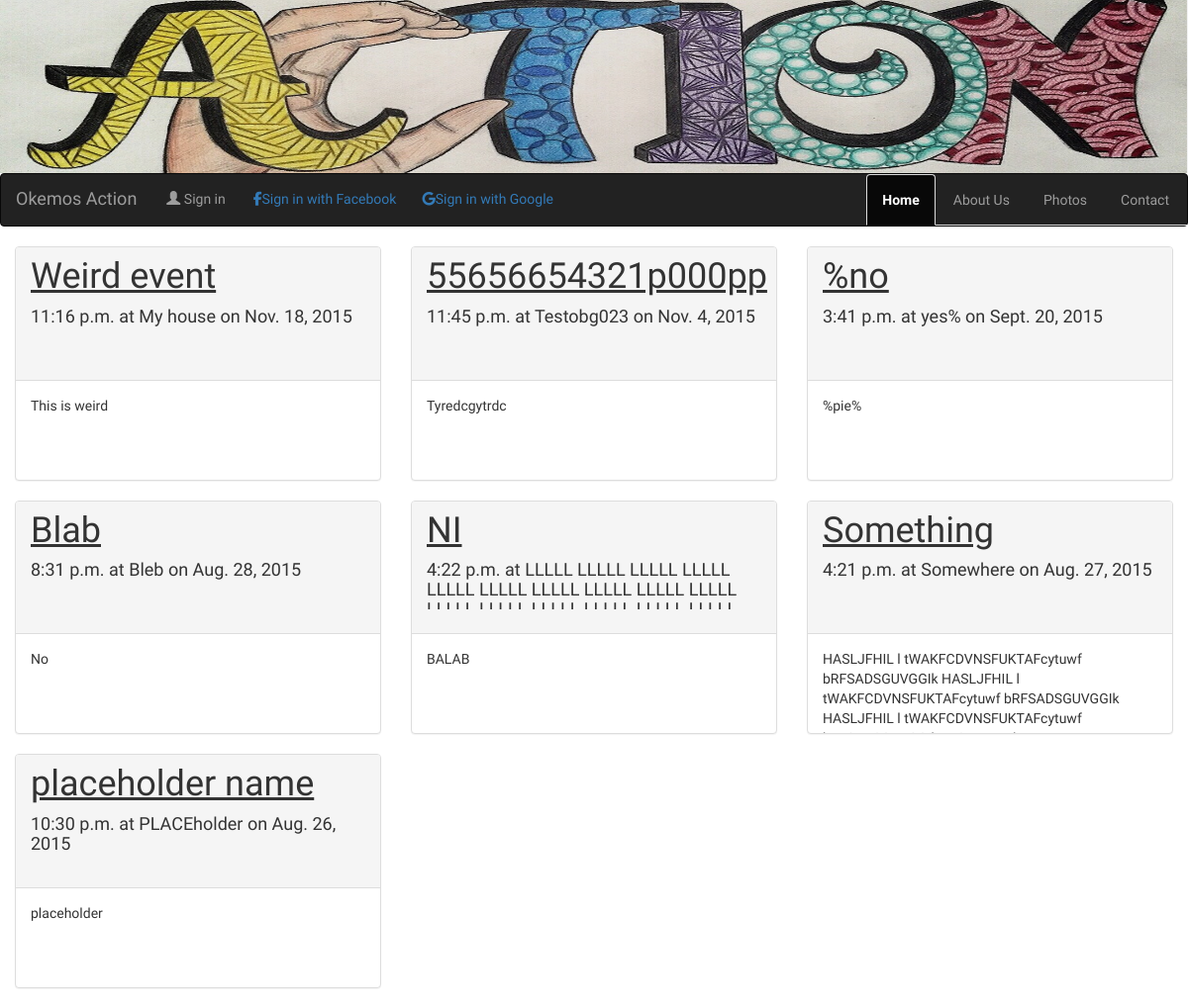
The page / on the database its author committed.
### events/models.py (models this page shows, shortened)
class Event(models.Model):
    date = models.DateTimeField("Date of Event")
    place = models.CharField(max_length = 1000)
    name = models.CharField(max_length = 255)
    desc = models.CharField(max_length = 10000, null = True)
    pub_date = models.DateTimeField("Date when people can sign up")
    signed_up = models.ManyToManyField(User, blank = True)

### events/views.py (the view)
# urls.py: url(r'^$', views.index, name='index'),
def index(request):
    context = {"events_" : Event.objects.filter(date__lte=timezone.now()).order_by('-pub_date')}
    return render(request, 'home.html', context)

### sign_up/templates/home.html (shortened to what this page needs)
{% extends "base.html" %}
{% block pagename %} Home {% endblock %}
{% block content %}
    <div class="row cards">
        {% for event in events_ %}
            <div class="col-sm-6 col-md-4 col-xs-12" data-href="detail/{{event.id}}">
              <div class="panel panel-default">
                <div class="panel-heading">
                  <h1 class="panel-title lg-title"><a href="detail/{{event.id}}" style="text-decoration: underline">{{event.name}}</a></h1>
                  <h4 class="fixed-info">{{event.date|time}} at {{event.place}} on {{event.date|date}}</h4>
                </div>
                <div class="panel-body fixed-panel">
                      {{event.desc}}
                </div>
            </div>
            </div>
        {% endfor %}
            </div>
{% endblock %}

### events/static/events/style.css (style rules this page uses)
.fixed-panel { min-height: 100; max-height: 100; overflow-y: auto; }
.fixed-info { min-height: 50; max-height: 50; overflow-y: auto; }
.lg-title { font-size:36px !important; }
body { font-family: 'Exo 2', sans-serif; }

### rows shown on the page
Event: name "Weird event", date "11:16 p.m.", place "My house", date "Nov. 18, 2015", desc "This is weird"
Event: name "55656654321p000pp", date "11:45 p.m.", place "Testobg023", date "Nov. 4, 2015", desc "Tyredcgytrdc"
Event: name "%no", date "3:41 p.m.", place "yes%", date "Sept. 20, 2015", desc "%pie%"
Event: name "Blab", date "8:31 p.m.", place "Bleb", date "Aug. 28, 2015", desc "No"
Event: name "NI", date "4:22 p.m.", place "LLLLL LLLLL LLLLL LLLLL LLLLL LLLLL LLLLL LLLLL LLLLL LLLLL…", desc "BALAB"
Event: name "Something", date "4:21 p.m.", place "Somewhere", date "Aug. 27, 2015", desc "HASLJFHIL l tWAKFCDVNSFUKTAFcytuwf bRFSADSGUVGGIk HASLJFHIL l tWAKFCDVNSFUKTAFcytuwf bRFSADSGUVGGIk HASLJFHIL l tWAKFCDVNSFUKTAFcytuwf…"
Event: name "placeholder name", date "10:30 p.m.", place "PLACEholder", date "Aug. 26, 2015", desc "placeholder"
